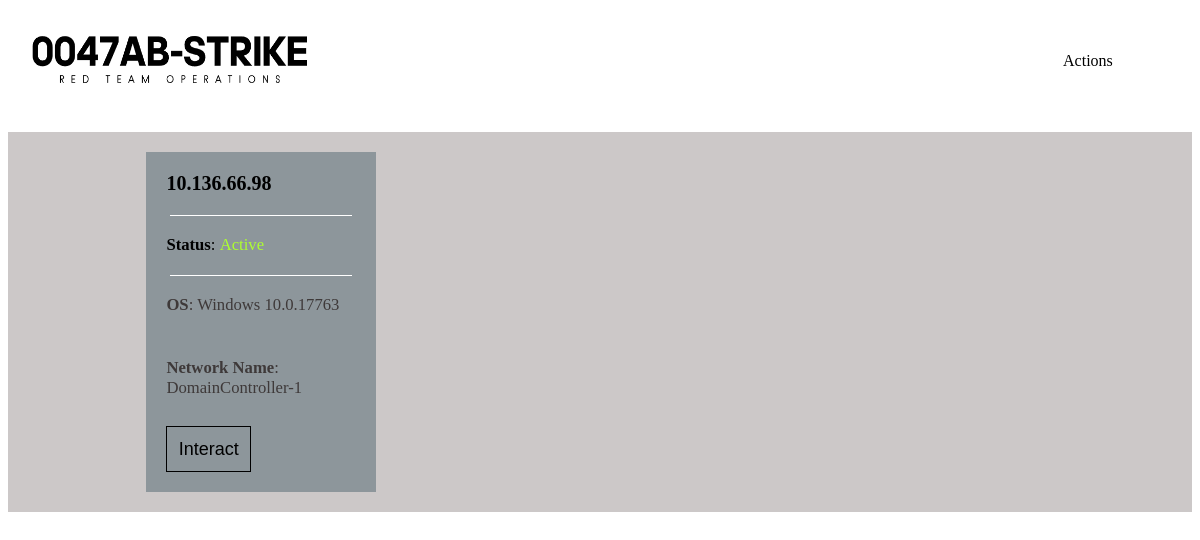
The app's page / (signed in), older data.
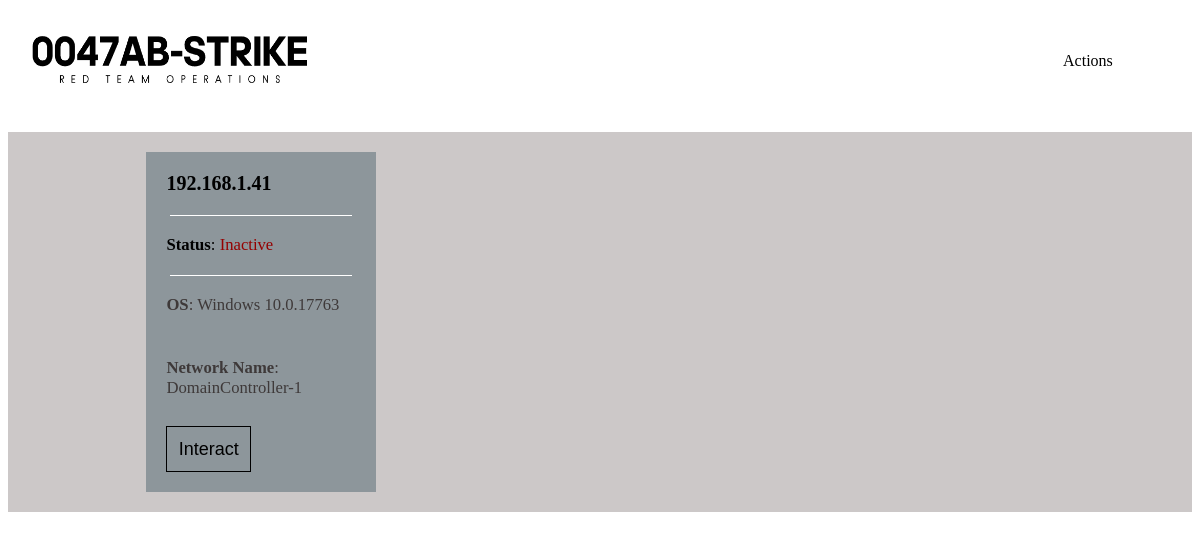
The same page, newer data.
### UI/models.py (models this page shows)
class Connection(models.Model):
    ip = models.CharField(primary_key=True, max_length=256)
    cpu = models.CharField(max_length=128)
    node_name = models.CharField(max_length=64)
    os = models.CharField(max_length=64)
    version = models.CharField(max_length=64)
    recent_status = models.CharField(max_length=16)

### UI/views.py (the view)
# urls.py: path('', views.index, name="index"),
def index(request):
    request.session['FLASK_SERVER'] = 'http://127.0.0.1:5000/'
    if not request.user.is_authenticated:
        return redirect('login_template')
    data = Connection.objects.all()
    return render(request, "UI/index.html", {
        "user":request.user.username,
        "data":data
    })

### UI/templates/UI/index.html (shortened to what this page needs)
<!DOCTYPE html>
<html lang="en">
<head>
    <link rel="stylesheet" href="../../static/css/style.css">
</head>
<body>
  <div class="navbar">
    <img src="../../static/images/logo.png" height="120" width="340">
    <div class="dropdown">
      <button class="dropbtn">Actions
      </button>
    </div>
  </div>
  <div id="not-header">
    <div id="container">
      {% for line in data %}
        <div class="card">
          <div class="ip">{{line.ip}}</div>
          <hr>
          <div class="status"><b>Status</b>:
            {% if line.recent_status == "Active" %}
              <p style="color:greenyellow; display: inline;">Active</p>
            {% else %}
              <p style="color:rgb(149, 0, 0); display: inline;">Inactive</p>
            {% endif %}
          </div>
          <hr>
          <div class="os"><b>OS</b>: {{line.os}} {{line.version}}</div>
          <br>
          <div class="os"><b>Network Name</b>: {{line.node_name}}</div>
          <a href="/exec_conn/{{line.ip}}">
            <button type="submit" class="interact">Interact</button>
          </a>
        </div>
      {% endfor %}
    </div>
  </div>
</body>
</html>

Row changes from the older to the newer data that the page shows:
removed Connection: ip "10.136.66.98", recent_status "Active", os "Windows", version "10.0.17763", node_name "DomainController-1"
added Connection: ip "192.168.1.41", recent_status "Inactive", os "Windows", version "10.0.17763", node_name "DomainController-1"
